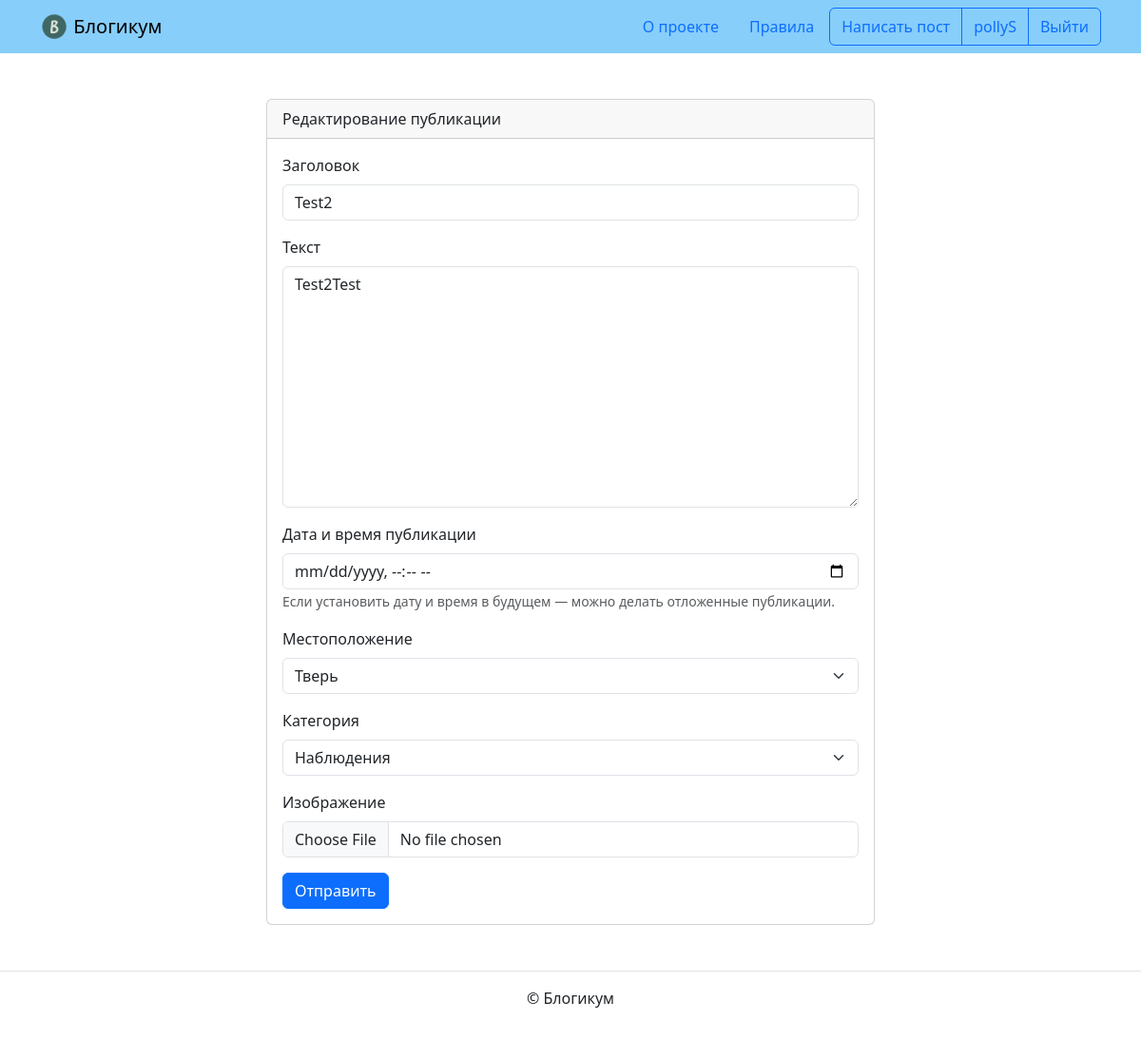
The app's page /posts/49/edit/ (signed in), older data.
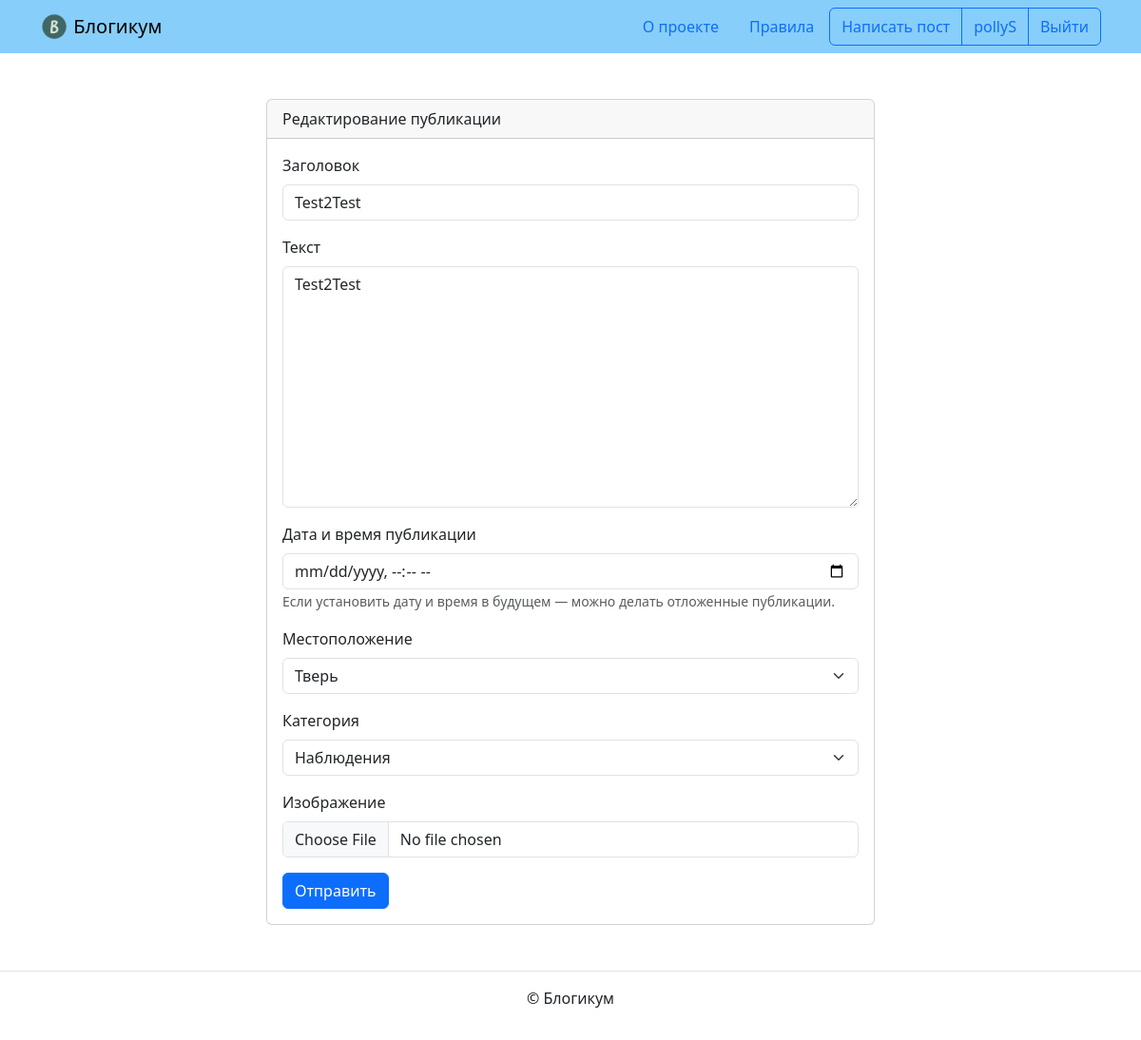
The same page, newer data.
### blog/models.py (models this page shows, shortened)
class Post(PublishedModel):
    author = models.ForeignKey(
        User,
        on_delete=models.CASCADE,
        verbose_name='Автор публикации'
    )
    title = models.CharField(max_length=256, verbose_name='Заголовок')
    text = models.TextField(verbose_name='Текст')
    pub_date = models.DateTimeField(
        verbose_name='Дата и время публикации',
        help_text='Если установить дату и время в будущем — '
                  'можно делать отложенные публикации.')
    location = models.ForeignKey(
        Location,
        on_delete=models.SET_NULL,
        blank=True,
        null=True,
        verbose_name='Местоположение'
    )
    category = models.ForeignKey(
        Category,
        on_delete=models.SET_NULL,
        null=True,
        verbose_name='Категория'
    )
    objects = models.Manager()
    sorting_objects = SortingPost()
    image = models.ImageField(
        'Изображение', upload_to='posts_images', blank=True)
    class Meta:
        verbose_name = 'публикация'
        verbose_name_plural = 'Публикации'

### blog/views.py (the view, shortened to what this page needs)
class PostUpdateView(LoginRequiredMixin, PostFormMixin, UpdateView):
    model = Post
    def dispatch(self, request, *args, **kwargs):
        instance = get_object_or_404(Post, pk=kwargs['pk'])
        if instance.author != request.user:
            return redirect('blog:post_detail', pk=kwargs['pk'])
        return super().dispatch(request, *args, **kwargs)

### blog/forms.py (shortened to what this page needs)
class PostForm(forms.ModelForm):
    class Meta:
        model = Post
        exclude = ('author', 'is_published')
        widgets = {
            'pub_date': forms.DateInput(attrs={'type': 'datetime-local'})
        }

### blog/models.py (called while the page is built)
    def __str__(self):
        return self.name

    def __str__(self):
        return self.title

### templates/blog/create.html (shortened to what this page needs)
{% extends "base.html" %}
{% load django_bootstrap5 %}
{% block content %}
  <div class="col d-flex justify-content-center">
    <div class="card" style="width: 40rem;">
      <div class="card-header">
        {% if '/edit/' in request.path %}
          Редактирование публикации
        {% elif '/delete/' in request.path %}
          Удаление публикации
        {% else %}
          Добавление публикации
        {% endif %}
      </div>
      <div class="card-body">
        <form method="post" enctype="multipart/form-data">
          {% if not '/delete/' in request.path %}
            {% bootstrap_form form %}
          {% endif %}
          {% bootstrap_button button_type="submit" content="Отправить" %}
        </form>
      </div>
    </div>
  </div>
{% endblock %}

Row changes from the older to the newer data that the page shows:
changed Post "Test2Test": title "Test2" → "Test2Test"
